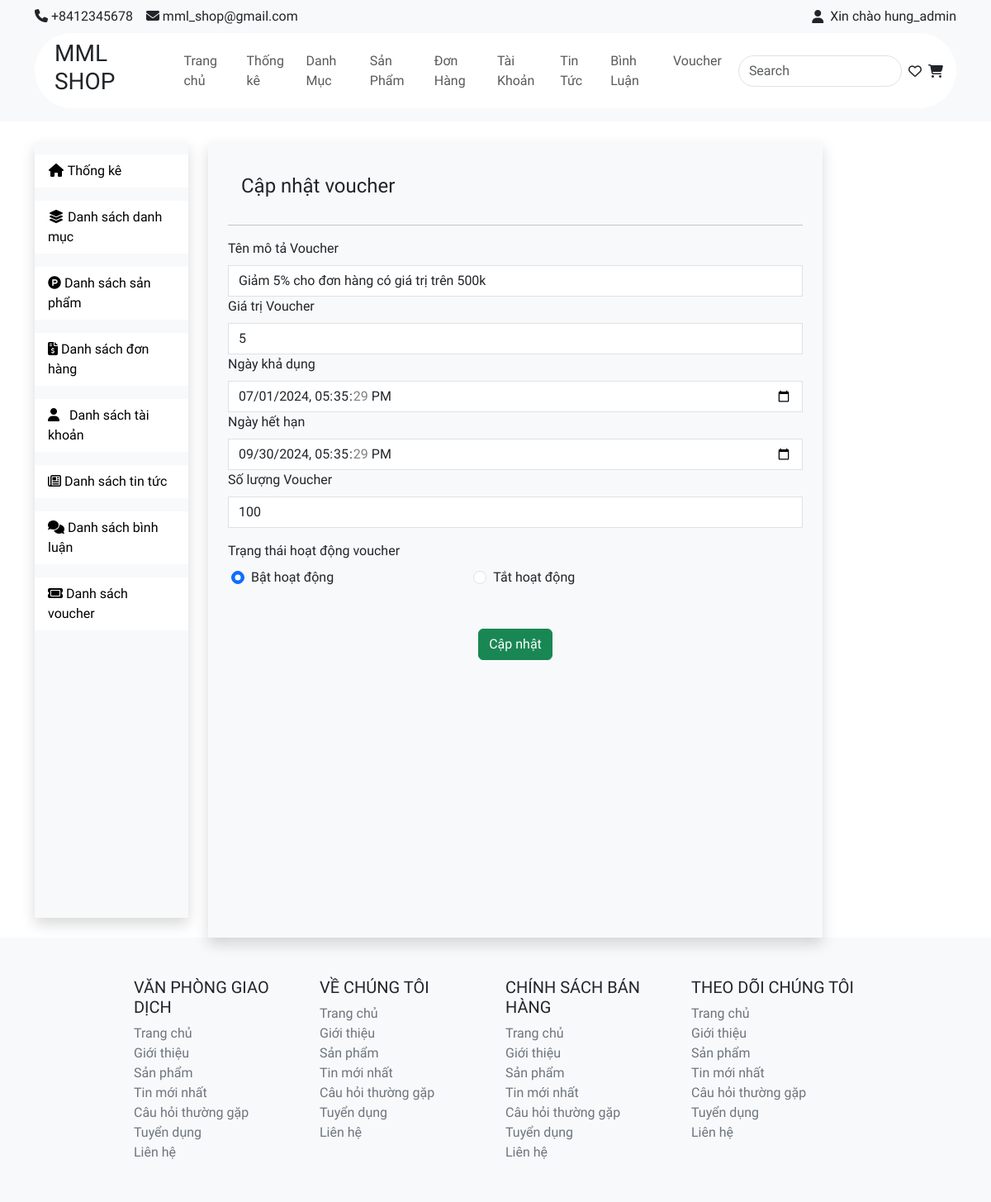
Screenshot of /admin/index.php?act=show-one-voucher&voucher_id=1 (signed in) with the database file from the repository.
### tables this page shows
CREATE TABLE `voucher` (
  `voucher_id` int NOT NULL,
  `voucher_name` varchar(255) NOT NULL,
  `value` int NOT NULL,
  `start_time` datetime DEFAULT NULL,
  `end_time` datetime DEFAULT NULL,
  `voucher_status` tinyint NOT NULL DEFAULT '0' COMMENT '0: Không hoạt động\r\n1: Hoạt động',
  `voucher_quantity` int DEFAULT NULL
);

### admin/controller/voucherController.php (called while the page is built, shortened)
<?php
class VoucherController {
    public $voucherQuery;
    public function __construct() {
        $this -> voucherQuery = new VoucherQuery();
    }
    public function update() {
        if (isset($_GET['voucher_id'])) {
           $voucher_id = $_GET['voucher_id'];
           $voucher_one = $this->voucherQuery->show_one_voucher($voucher_id);
        }
        include "view/voucher/update.php";
    }
}
?>

### common/function.php (called while the page is built, shortened)
<?php
    function connectDB() {
        $host = DB_HOST;
        $port  = DB_PORT;
        $dbname = DB_NAME;
        try {
            $conn = new PDO ("mysql:host=$host;port=$port;dbname=$dbname",DB_USER,DB_PASS);
            return $conn;
        } catch (\Throwable $th) {
            echo "Lỗi";
        }
    }
    function convertToObjectVoucher($row) {
        $voucher = new Voucher();
        $voucher -> voucher_id = $row['voucher_id'];
        $voucher -> voucher_name = $row['voucher_name'];
        $voucher -> value = $row['value'];
        $voucher -> start_time = $row['start_time'];
        $voucher -> end_time = $row['end_time'];
        $voucher -> voucher_status = $row['voucher_status'];
        $voucher -> voucher_quantity = $row['voucher_quantity'];
        return $voucher;
    }
?>

### admin/model/voucherQuery.php (called while the page is built, shortened)
<?php
class VoucherQuery {
    public $pdo;
    public function __construct() {
        $this->pdo = connectDB();
    }
    public function __destruct() {
        $this -> pdo = null;
    }
    public function show_one_voucher($voucher_id) {
        try {
            $sql = "select * from voucher where voucher_id = $voucher_id";
            $data = $this->pdo->query($sql)->fetch();
            $oneVoucher = convertToObjectVoucher($data);
            return $oneVoucher;
        } catch (Exception $e) {
            echo "Lỗi: ".$e ->getMessage();
            echo "<hr>";
        }
    }
}
?>

### admin/view/voucher/update.php (the view, shortened to what this page needs)
<!DOCTYPE html>
<html lang="en">
<head>
    <link href="https://cdn.jsdelivr.net/npm/bootstrap@5.3.3/dist/css/bootstrap.min.css" rel="stylesheet">
    <link rel="stylesheet" href="../giaodien/style.css">
</head>
<body>
    <?php
    include "view/component/header.php"
    ?>
    <main class="d-flex container">
        <?php
        include "view/component/sidebar.php"
        ?>
        <div class="shadow bg-light pb-5 mt-4 ms-4 col-md-8">
            <form action="" class="pb-5 mt-4 ms-4 me-4" method="POSt" enctype="multipart/form-data">
                <div>
                    <h4 class="p-3">Cập nhật voucher</h4>
                </div>
                <hr>
                <div class="row">
                    <div class="">
                        <label for="inputEmail4" class="form-label">Tên mô tả Voucher</label>
                        <input type="text" class="form-control rounded-0" id="inputEmail4" placeholder="Nhập tên voucher" name="voucher_name" value="<?= $voucher_one->voucher_name ?>" required>
                    </div>
                    <div class="">
                        <label for="inputEmail4" class="form-label">Giá trị Voucher</label>
                        <input type="number" class="form-control rounded-0" id="inputEmail4" placeholder="Nhập giá trị voucher" name="value" value="<?= $voucher_one->value ?>" required>
                    </div>
                    <div class="">
                        <label for="inputEmail4" class="form-label">Ngày khả dụng</label>
                        <input type="datetime-local" class="form-control rounded-0 start-time" id="inputEmail4" placeholder="Nhập ngày voucher bắt đầu hoạt động" name="start_time" value="<?= $voucher_one->start_time ?>" required>
                    </div>
                    <div class="">
                        <label for="inputEmail4" class="form-label">Ngày hết hạn</label>
                        <input type="datetime-local" class="form-control rounded-0 end-time" id="inputEmail4" placeholder="Nhập ngày voucher hết hạn" name="end_time" value="<?= $voucher_one->end_time ?>" required>
                    </div>
                    <div class="">
                        <label for="inputEmail4" class="form-label">Số lượng Voucher</label>
                        <input type="number" class="form-control rounded-0" id="inputEmail4" placeholder="Nhập số lượng voucher" name="voucher_quantity" min="1" value="<?= $voucher_one->voucher_quantity ?>" required>
                    </div>
                    <div class="mt-3">
                        <span class="form-label">Trạng thái hoạt động voucher</span>
                        <div class="row ps-3 pt-2">
                            <div class="form-check col-5">
                                <input class="form-check-input" type="radio" checked value="1" name="voucher_status" <?= $voucher_one->voucher_status == "1" ? "checked" : "" ?>>
                                <label class="form-check-label" for="flexRadioDefault1">
                                    Bật hoạt động
                                </label>
                            </div>
                            <div class="form-check col-5">
                                <input class="form-check-input" type="radio" value="0" name="voucher_status" <?= $voucher_one->voucher_status == "0" ? "checked" : "" ?>>
                                <label class="form-check-label" for="flexRadioDefault2">
                                    Tắt hoạt động
                                </label>
                            </div>
                        </div>
                    </div>
                    <div class="mt-5 d-flex justify-content-center">
                        <button type="submit" class="btn btn-success" name="submitFormUpdateVoucher">Cập nhật</button>
                    </div>
                </div>
            </form>
        </div>
    </main>
    <?php
    include "view/component/footer.php"
    ?>
</body>
</html>

### giaodien/style.css (style rules this page uses)
* { margin: 0; padding: 0; box-sizing: border-box; list-style-type: none; text-decoration: none; font-family: Roboto; }

### rows the page displays
voucher: voucher_name "Giảm 5% cho đơn hàng có giá trị trên 500k", value "5", start_time "07/01/2024 17:35:29", end_time "09/30/2024 17:35:29", voucher_quantity "100", voucher_status "☑"

### other values shown
$_SESSION["acc_name"] "hung_admin"
